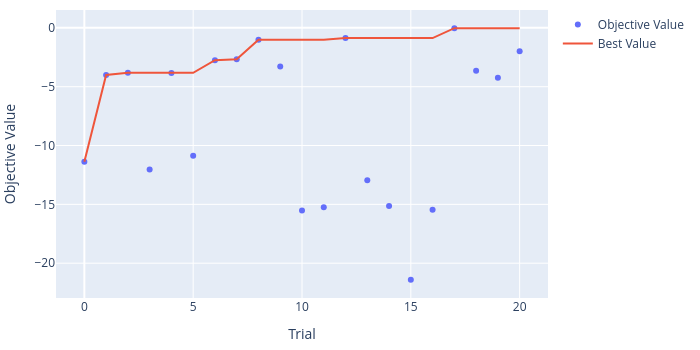
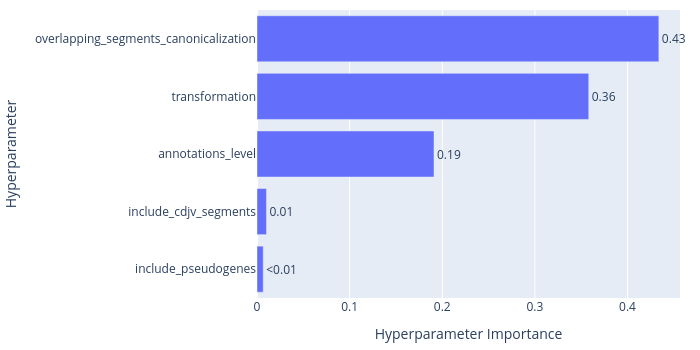

The code cell stored with these charts, in order, in its notebook:
### Code cell
from optuna.visualization import (
    plot_optimization_history,
    plot_param_importances,
)
import optuna

study = optuna.load_study(study_name="hpo", storage="sqlite:///../../outputs/hpo/fixed_hpo/optuna.db")
opt_history = plot_optimization_history(study)
opt_history.update_layout(
    title=None,                # quita el título
    width=700,                 # ancho en px
    height=350,                # alto en px (aspect ratio 2:1)
    margin=dict(l=50, r=20, t=10, b=40),   # márgenes chicos, sin el espacio del título
    font=dict(size=12),
)
opt_history.show()

param_importances = plot_param_importances(study)
param_importances.update_layout(
    title=None,                # quita el título
    width=700,                 # ancho en px
    height=350,                # alto en px (aspect ratio 2:1)
    margin=dict(l=50, r=20, t=10, b=40),   # márgenes chicos, sin el espacio del título
    font=dict(size=12),
)
param_importances.show()

print(study.best_params)
opt_history.write_image("./opt_history.png", scale=5)
param_importances.write_image("./param_importances.png", scale=5)

### Figure 1 — Plotly figure (JSON) as saved in the notebook; plotly's stock layout.template omitted (floating-point values rounded to 4 significant figures)
{"data": [{"mode": "markers", "name": "Objective Value", "type": "scatter", "x": [0, 1, 2, 3, 4, 5, 6, 7, 8, 9, 10, 11, 12, 13, 14, 15, 16, 17, 18, 19, 20], "y": [-11.38, -4.008, -3.817, -12.05, -3.828, -10.86, -2.744, -2.674, -1.002, -3.287, -15.53, -15.24, -0.8674, -12.95, -15.14, -21.41, -15.46, -0.02581, -3.642, -4.231, -1.994]}, {"mode": "lines", "name": "Best Value", "type": "scatter", "x": [0, 1, 2, 3, 4, 5, 6, 7, 8, 9, 10, 11, 12, 13, 14, 15, 16, 17, 18, 19, 20], "y": [-11.38, -4.008, -3.817, -3.817, -3.817, -3.817, -2.744, -2.674, -1.002, -1.002, -1.002, -1.002, -0.8674, -0.8674, -0.8674, -0.8674, -0.8674, -0.02581, -0.02581, -0.02581, -0.02581]}, {"marker": {"color": "#cccccc"}, "mode": "markers", "name": "Infeasible Trial", "showlegend": false, "type": "scatter", "x": [], "y": []}], "layout": {"font": {"size": 12}, "height": 350, "margin": {"b": 40, "l": 50, "r": 20, "t": 10}, "title": {}, "width": 700, "xaxis": {"title": {"text": "Trial"}}, "yaxis": {"title": {"text": "Objective Value"}}}}

### Figure 2 — Plotly figure (JSON) as saved in the notebook; plotly's stock layout.template omitted (floating-point values rounded to 4 significant figures)
{"data": [{"cliponaxis": false, "hovertemplate": ["include_pseudogenes (CategoricalDistribution): 0.00672674705801226<extra></extra>", "include_cdjv_segments (CategoricalDistribution): 0.010212179993412097<extra></extra>", "annotations_level (CategoricalDistribution): 0.19107931411533388<extra></extra>", "transformation (CategoricalDistribution): 0.35815734419770767<extra></extra>", "overlapping_segments_canonicalization (CategoricalDistribution): 0.4338244146355342<extra></extra>"], "name": "Objective Value", "orientation": "h", "text": ["<0.01", "0.01", "0.19", "0.36", "0.43"], "textposition": "outside", "type": "bar", "x": [0.006727, 0.01021, 0.1911, 0.3582, 0.4338], "y": ["include_pseudogenes", "include_cdjv_segments", "annotations_level", "transformation", "overlapping_segments_canonicalization"]}], "layout": {"font": {"size": 12}, "height": 350, "margin": {"b": 40, "l": 50, "r": 20, "t": 10}, "title": {}, "width": 700, "xaxis": {"title": {"text": "Hyperparameter Importance"}}, "yaxis": {"title": {"text": "Hyperparameter"}}}}
